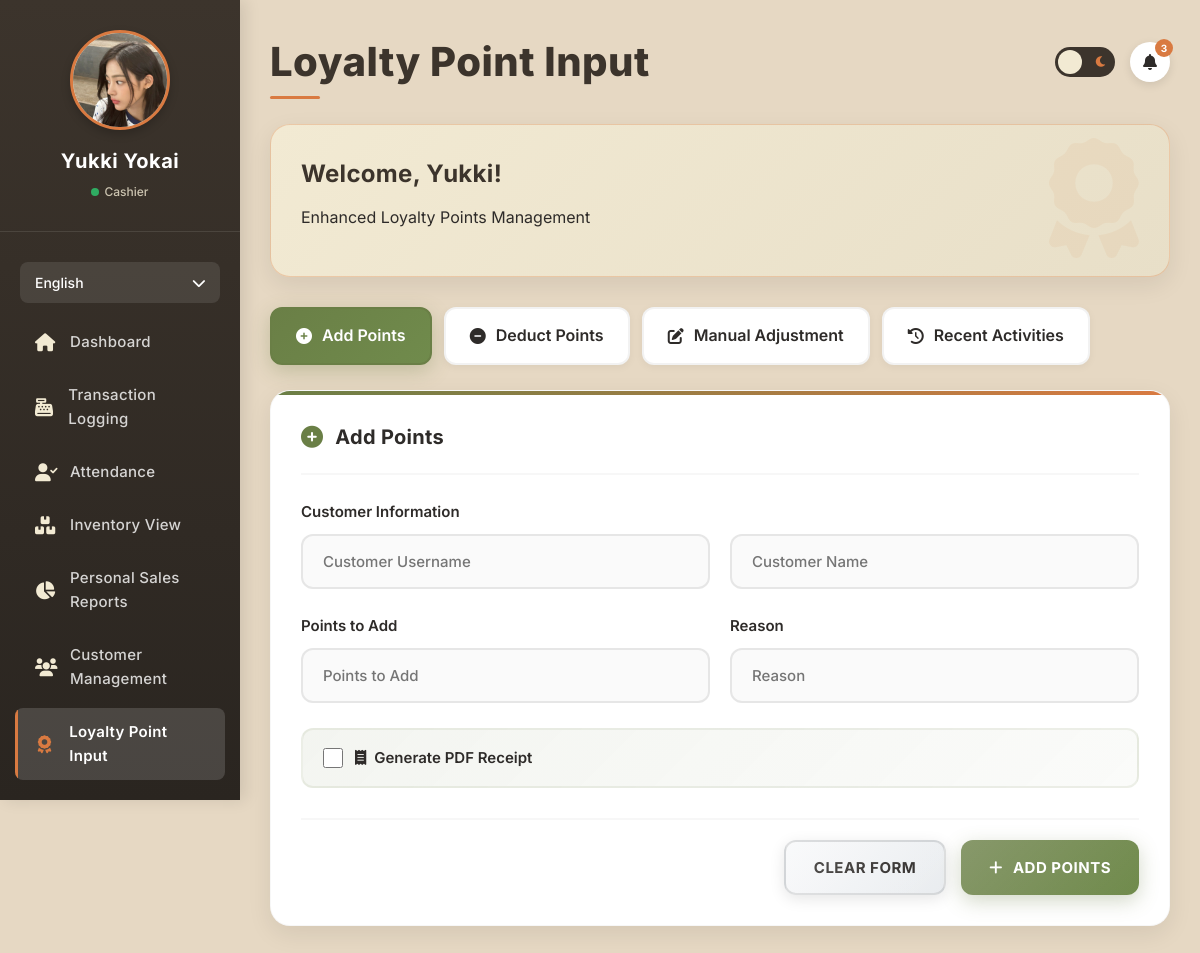
The app's page /Employee/loyalty_points.php (signed in) with its own data.
### tables this page shows
CREATE TABLE `employees` (
  `id` int(11) NOT NULL AUTO_INCREMENT,
  `first_name` varchar(100) NOT NULL,
  `last_name` varchar(100) NOT NULL,
  `username` varchar(50) NOT NULL,
  `password_hash` varchar(255) NOT NULL,
  `is_verified` tinyint(1) NOT NULL DEFAULT 0,
  `role_id` int(11) NOT NULL,
  `contact_number` varchar(20) DEFAULT NULL,
  `email` varchar(100) DEFAULT NULL,
  `profile_photo` varchar(255) DEFAULT NULL,
  `resume` varchar(255) DEFAULT NULL,
  `is_active` tinyint(1) DEFAULT 1,
  `created_at` timestamp NOT NULL DEFAULT current_timestamp(),
  `updated_at` timestamp NOT NULL DEFAULT current_timestamp() ON UPDATE current_timestamp(),
  `address` text DEFAULT NULL,
  `two_factor_auth` tinyint(1) DEFAULT 0,
  `two_factor_secret` varchar(32) DEFAULT NULL,
  `backup_codes` text DEFAULT NULL,
  `last_login` datetime DEFAULT NULL,
  `reset_token` varchar(64) DEFAULT NULL,
  `reset_token_expires` datetime DEFAULT NULL,
  PRIMARY KEY (`id`),
  UNIQUE KEY `username` (`username`),
  KEY `fk_employee_role` (`role_id`),
  CONSTRAINT `fk_employee_role` FOREIGN KEY (`role_id`) REFERENCES `employee_roles` (`id`)
);

CREATE TABLE `employee_roles` (
  `id` int(11) NOT NULL AUTO_INCREMENT,
  `role_name` varchar(50) NOT NULL,
  `description` text DEFAULT NULL,
  `is_active` tinyint(1) DEFAULT 1,
  PRIMARY KEY (`id`)
);

### Employee/loyalty_points.php (the view, shortened to what this page needs)
<?php
require_once 'db_connection.php';
$employee_id = $_SESSION['employee_id'];
$query = "SELECT e.*, r.role_name
          FROM employees e
          JOIN employee_roles r ON e.role_id = r.id
          WHERE e.id = ?";
$stmt = $conn->prepare($query);
$stmt->bind_param("i", $employee_id);
$stmt->execute();
$result = $stmt->get_result();
$employee = $result->fetch_assoc();
$employee_name = $employee['first_name'] . ' ' . $employee['last_name'];
$employee_initials = strtoupper(substr($employee['first_name'], 0, 1) . substr($employee['last_name'], 0, 1));
$employee_role = $employee['role_name'];
$language = 'en';
$t = $translations[$language];
?>
<!DOCTYPE html>
<html lang="en">
<head>
    <link rel="stylesheet" href="https://cdnjs.cloudflare.com/ajax/libs/font-awesome/6.0.0-beta3/css/all.min.css">
</head>
<body>
    <div class="sidebar" id="sidebar">
        <div class="sidebar-header">
            <div class="user-avatar">
                <?php if (!empty($employee['profile_photo']) && file_exists($employee['profile_photo'])): ?>
                    <img src="<?php echo htmlspecialchars($employee['profile_photo']); ?>" alt="Profile">
                <?php else: ?>
                    <?php echo $employee_initials; ?>
                <?php endif; ?>
            </div>
            <div class="user-name"><?php echo htmlspecialchars($employee_name); ?></div>
            <div class="user-status">
                <span class="status-indicator"></span>
                <span><?php echo htmlspecialchars($employee_role); ?></span>
            </div>
        </div>
        <div class="language-switcher">
            <button class="language-btn">
                <span><?php echo $language === 'en' ? 'English' : 'Filipino'; ?></span>
                <i class="fas fa-chevron-down"></i>
            </button>
        </div>
        <ul class="nav-menu">
            <li><a href="Index.php"><i class="fas fa-home"></i> <?php echo $t['dashboard']; ?></a></li>
            <li><a href="transaction_logging.php"><i class="fas fa-cash-register"></i> <?php echo $t['transaction_logging']; ?></a></li>
            <li><a href="attendance.php"><i class="fas fa-user-check"></i> <?php echo $t['attendance']; ?></a></li>
            <li><a href="inventory_view.php"><i class="fas fa-boxes"></i> <?php echo $t['inventory_view']; ?></a></li>
            <li><a href="sales_reports.php"><i class="fas fa-chart-pie"></i> <?php echo $t['sales_reports']; ?></a></li>
            <li><a href="customer_management.php"><i class="fas fa-users"></i> <?php echo $t['customer_management']; ?></a></li>
            <li><a href="loyalty_points.php" class="active"><i class="fas fa-award"></i> <?php echo $t['loyalty_points']; ?></a></li>
             <li><a href="messages.php"><i class="fas fa-envelope"></i> <?php echo $t['messages']; ?></a></li>
        </ul>
    </div>
    <div class="main-content">
        <div class="header">
            <h1 class="page-title"><?php echo $t['loyalty_points']; ?></h1>
            <div class="header-controls">
                <button class="dark-mode-toggle">
                    <i class="fas fa-moon moon"></i>
                </button>
                <div class="notification-bell">
                    <i class="fas fa-bell"></i>
                    <span class="notification-badge">3</span>
                </div>
            </div>
        </div>
        <div class="welcome-banner">
            <div class="welcome-content">
                <h2><?php echo $t['welcome']; ?>, <?php echo htmlspecialchars($employee['first_name']); ?>!</h2>
                <p><?php echo $t['enhanced_loyalty_points_management']; ?></p>
            </div>
            <div class="welcome-icon">
                <i class="fas fa-award"></i>
            </div>
        </div>
        <div class="transaction-tabs">
            <a href="#add-points" class="transaction-tab active">
                <i class="fas fa-plus-circle"></i> <?php echo $t['add_points']; ?>
            </a>
            <a href="#deduct-points" class="transaction-tab">
                <i class="fas fa-minus-circle"></i> <?php echo $t['deduct_points']; ?>
            </a>
            <a href="#manual-adjust" class="transaction-tab">
                <i class="fas fa-edit"></i> <?php echo $t['manual_adjustment']; ?>
            </a>
            <a href="#recent-activities" class="transaction-tab">
                <i class="fas fa-history"></i> <?php echo $t['recent_activities']; ?>
            </a>
        </div>
        <div id="add-points" class="dashboard-card">
            <div class="card-header">
                <h2 class="card-title"><i class="fas fa-plus-circle"></i> <?php echo $t['add_points']; ?></h2>
            </div>
            <form method="POST" id="addPointsForm">
                <div class="form-group">
                    <label><?php echo $t['customer_information']; ?></label>
                    <div class="form-row">
                        <div class="form-col">
                            <input type="text" name="customer_username" id="add_customer_username" placeholder="<?php echo $t['customer_username']; ?>" class="form-control" required>
                        </div>
                        <div class="form-col">
                            <input type="text" name="customer_name" id="add_customer_name" placeholder="<?php echo $t['customer_name']; ?>" class="form-control" readonly>
                        </div>
                    </div>
                </div>
                <div class="form-group">
                    <div class="form-row">
                        <div class="form-col">
                            <label><?php echo $t['points_to_add']; ?></label>
                            <input type="number" name="points_to_add" placeholder="<?php echo $t['points_to_add']; ?>" class="form-control" min="1" required>
                        </div>
                        <div class="form-col">
                            <label><?php echo $t['reason']; ?></label>
                            <input type="text" name="reason" placeholder="<?php echo $t['reason']; ?>" class="form-control" required>
                        </div>
                    </div>
                </div>
                <div class="checkbox-group">
                    <input type="checkbox" name="generate_receipt" id="add_generate_receipt">
                    <label for="add_generate_receipt">
                        <i class="fas fa-receipt"></i> <?php echo $t['generate_pdf_receipt']; ?>
                    </label>
                </div>
                <div class="form-actions">
                    <button type="reset" class="btn btn-secondary"><?php echo $t['clear_form']; ?></button>
                    <button type="submit" name="add_points" class="btn btn-primary">
                        <i class="fas fa-plus"></i> <?php echo $t['add_points']; ?>
                    </button>
                </div>
            </form>
        </div>
    </div>
</body>
</html>

### records on screen
employees: profile_photo (picture), employee_name "Yukki Yokai", role.role_name "Cashier", first_name "Yukki"

### other values on screen
$t['dashboard'] "Dashboard"
$t['transaction_logging'] "Transaction Logging"
$t['attendance'] "Attendance"
$t['inventory_view'] "Inventory View"
$t['sales_reports'] "Personal Sales Reports"
$t['customer_management'] "Customer Management"
$t['loyalty_points'] "Loyalty Point Input"
$t['welcome'] "Welcome"
$t['enhanced_loyalty_points_management'] "Enhanced Loyalty Points Management"
$t['add_points'] "Add Points"
$t['deduct_points'] "Deduct Points"
$t['manual_adjustment'] "Manual Adjustment"
$t['recent_activities'] "Recent Activities"
$t['customer_information'] "Customer Information"
$t['points_to_add'] "Points to Add"
